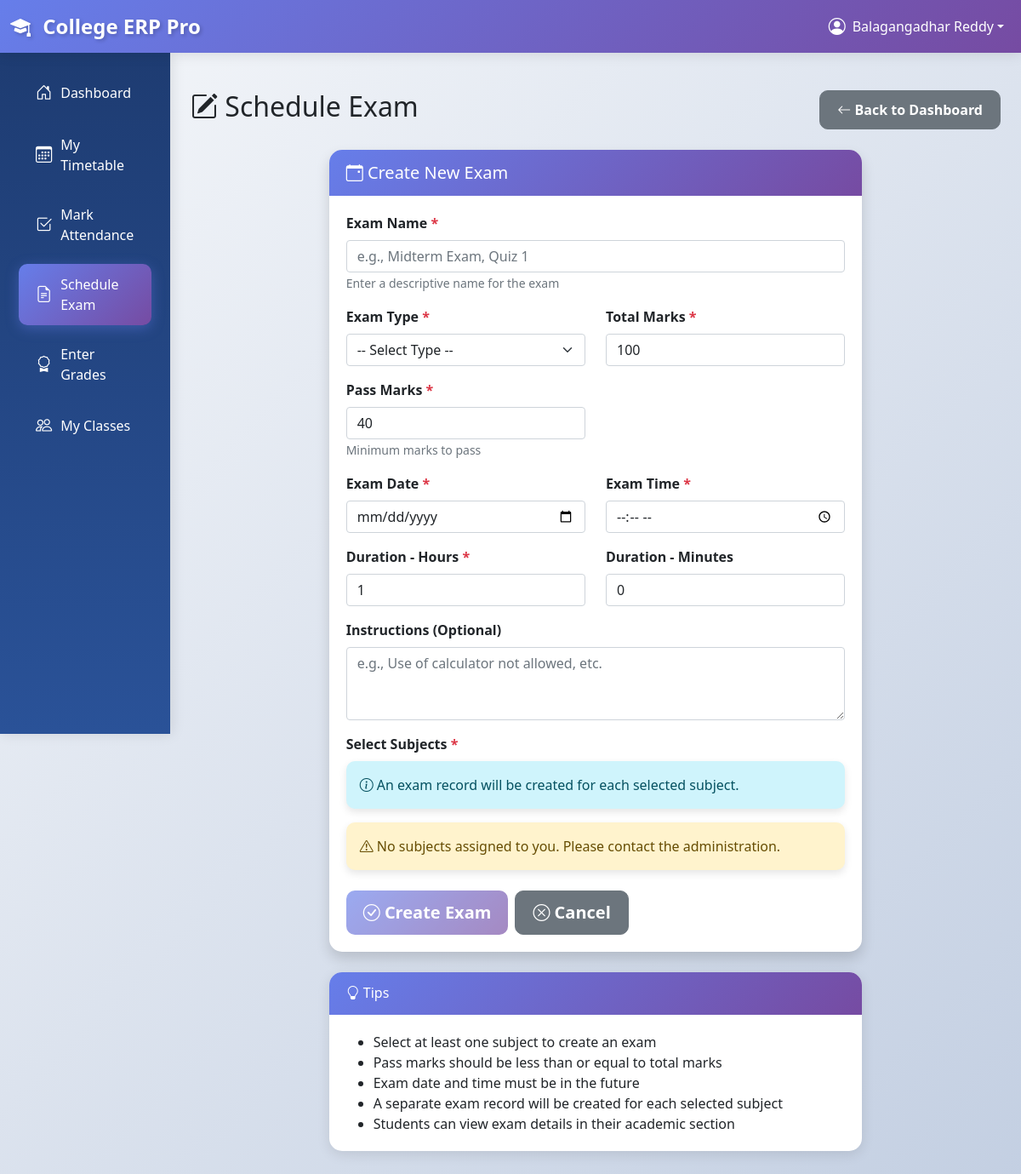
/teachers/exams/ (signed in), run on an earlier commit of the app's database.
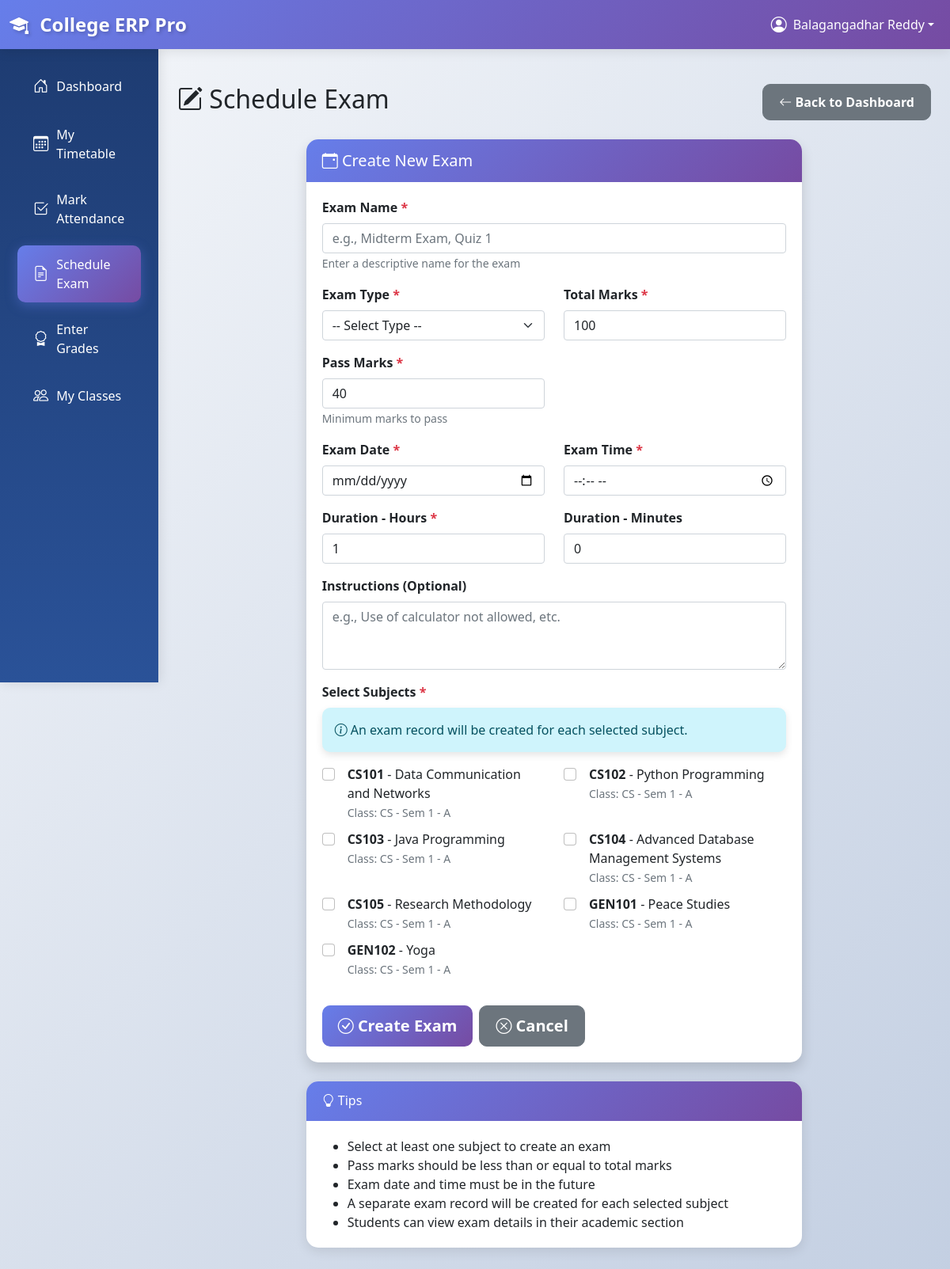
And on a later commit of the database.
### academics/models.py (models this page shows, shortened)
class Subject(models.Model):
    SUBJECT_TYPE_CHOICES = [
        ('TH', 'Theory'),
        ('PR', 'Practical'),
        ('TU', 'Tutorial'),
    ]
    course = models.ForeignKey(Course, on_delete=models.CASCADE)
    class_assigned = models.ForeignKey(Class, on_delete=models.CASCADE)
    teacher = models.ForeignKey(
        settings.AUTH_USER_MODEL,
        on_delete=models.SET_NULL,
        null=True,
        blank=True,
        related_name='taught_subjects'
    )
    subject_type = models.CharField(max_length=2, choices=SUBJECT_TYPE_CHOICES, default='TH')
    class Meta:
        unique_together = ['course', 'class_assigned']

class Course(models.Model):
    SEMESTER_CHOICES = [
        (1, '1st Semester'),
        (2, '2nd Semester'),
        (3, '3rd Semester'),
        (4, '4th Semester'),
        (5, '5th Semester'),
        (6, '6th Semester'),
        (7, '7th Semester'),
        (8, '8th Semester'),
    ]
    name = models.CharField(max_length=100)
    code = models.CharField(max_length=20, unique=True)
    department = models.ForeignKey(Department, on_delete=models.CASCADE)
    semester = models.IntegerField(choices=SEMESTER_CHOICES)
    credits = models.IntegerField(validators=[MinValueValidator(1), MaxValueValidator(6)])
    description = models.TextField(blank=True)
    syllabus = models.FileField(upload_to='syllabi/', null=True, blank=True)
    created_at = models.DateTimeField(auto_now_add=True)

class Class(models.Model):
    name = models.CharField(max_length=50)
    department = models.ForeignKey(Department, on_delete=models.CASCADE)
    semester = models.IntegerField(choices=Course.SEMESTER_CHOICES)
    section = models.CharField(max_length=10, default='A')
    academic_year = models.CharField(max_length=9)  # e.g., "2023-2024"
    class_teacher = models.ForeignKey(
        settings.AUTH_USER_MODEL,
        on_delete=models.SET_NULL,
        null=True,
        blank=True,
        related_name='managed_classes'
    )
    max_strength = models.IntegerField(default=60)
    class Meta:
        unique_together = ['department', 'semester', 'section', 'academic_year']
        verbose_name_plural = 'Classes'
    def __str__(self):
        return f"{self.department.code} - Sem {self.semester} - {self.section}"

class Department(models.Model):
    name = models.CharField(max_length=100)
    code = models.CharField(max_length=10, unique=True)
    head = models.ForeignKey(
        settings.AUTH_USER_MODEL,
        on_delete=models.SET_NULL,
        null=True,
        blank=True,
        related_name='headed_departments'
    )
    description = models.TextField(blank=True)
    created_at = models.DateTimeField(auto_now_add=True)

### teachers/views.py (the view)
# urls.py: path('exams/', views.exam_select, name='exam_select'),
@login_required
def exam_select(request):
    if not request.user.is_teacher:
        messages.error(request, "Access denied.")
        return redirect('accounts:login')
    subjects = Subject.objects.filter(
        teacher=request.user
    ).select_related('course', 'class_assigned').order_by('course__code')
    time_slots = TimeSlot.objects.all().order_by('start_time')
    context = {
        'subjects': subjects,
        'time_slots': time_slots,
        'exam_types': Exam.EXAM_TYPE_CHOICES,
    }
    return render(request, 'teachers/exam_select.html', context)

### accounts/models.py (called while the page is built)
    @property
    def is_student(self):
        return self.user_type == 'student'

    @property
    def is_teacher(self):
        return self.user_type == 'teacher'

    @property
    def is_admin(self):
        return self.user_type == 'admin'

### college_erp/context_processors.py (called while the page is built)
def global_context(request):
    context = {
        'all_departments': Department.objects.all().order_by('name'),
    }
    return context

### templates/teachers/exam_select.html (shortened to what the changed rows need)
{% extends 'base.html' %}
{% block content %}
<div class="py-4">
    <div class="d-flex justify-content-between align-items-center mb-4">
        <h1 class="h2"><i class="bi bi-pencil-square"></i> Schedule Exam</h1>
    </div>
    <div class="row">
        <div class="col-lg-8 mx-auto">
            <div class="card shadow">
                <div class="card-body">
                    <form method="post" action="{% url 'teachers:schedule_exam' %}" class="needs-validation">
                        <div class="mb-4">
                            <label class="form-label fw-bold">Select Subjects <span class="text-danger">*</span></label>
                            <div class="alert alert-info" role="alert">
                                <i class="bi bi-info-circle"></i> An exam record will be created for each selected subject.
                            </div>
                            {% if subjects %}
                                <div class="row">
                                    {% for subject in subjects %}
                                    <div class="col-md-6 mb-2">
                                        <div class="form-check">
                                            <input class="form-check-input" type="checkbox" name="subjects"
                                                   value="{{ subject.id }}" id="subject_{{ subject.id }}">
                                            <label class="form-check-label" for="subject_{{ subject.id }}">
                                                <strong>{{ subject.course.code }}</strong> - {{ subject.course.name }}
                                                <br>
                                                <small class="text-muted">Class: {{ subject.class_assigned }}</small>
                                            </label>
                                        </div>
                                    </div>
                                    {% endfor %}
                                </div>
                            {% else %}
                                <div class="alert alert-warning">
                                    <i class="bi bi-exclamation-triangle"></i> No subjects assigned to you. Please contact the administration.
                                </div>
                            {% endif %}
                        </div>
                    </form>
                </div>
            </div>
        </div>
    </div>
</div>
{% endblock %}

What changed in the data, as far as the page shows it:
added Subject: course.code "CS101", course.name "Data Communication and Networks", class_assigned "CS - Sem 1 - A"
added Subject: course.code "CS102", course.name "Python Programming", class_assigned "CS - Sem 1 - A"
added Subject: course.code "CS103", course.name "Java Programming", class_assigned "CS - Sem 1 - A"
added Subject: course.code "CS104", course.name "Advanced Database Management Systems", class_assigned "CS - Sem 1 - A"
added Subject: course.code "CS105", course.name "Research Methodology", class_assigned "CS - Sem 1 - A"
added Subject: course.code "GEN101", course.name "Peace Studies", class_assigned "CS - Sem 1 - A"
added Subject: course.code "GEN102", course.name "Yoga", class_assigned "CS - Sem 1 - A"
Also different on the page:
text no longer shown: "No subjects assigned to you. Please contact the administration."
